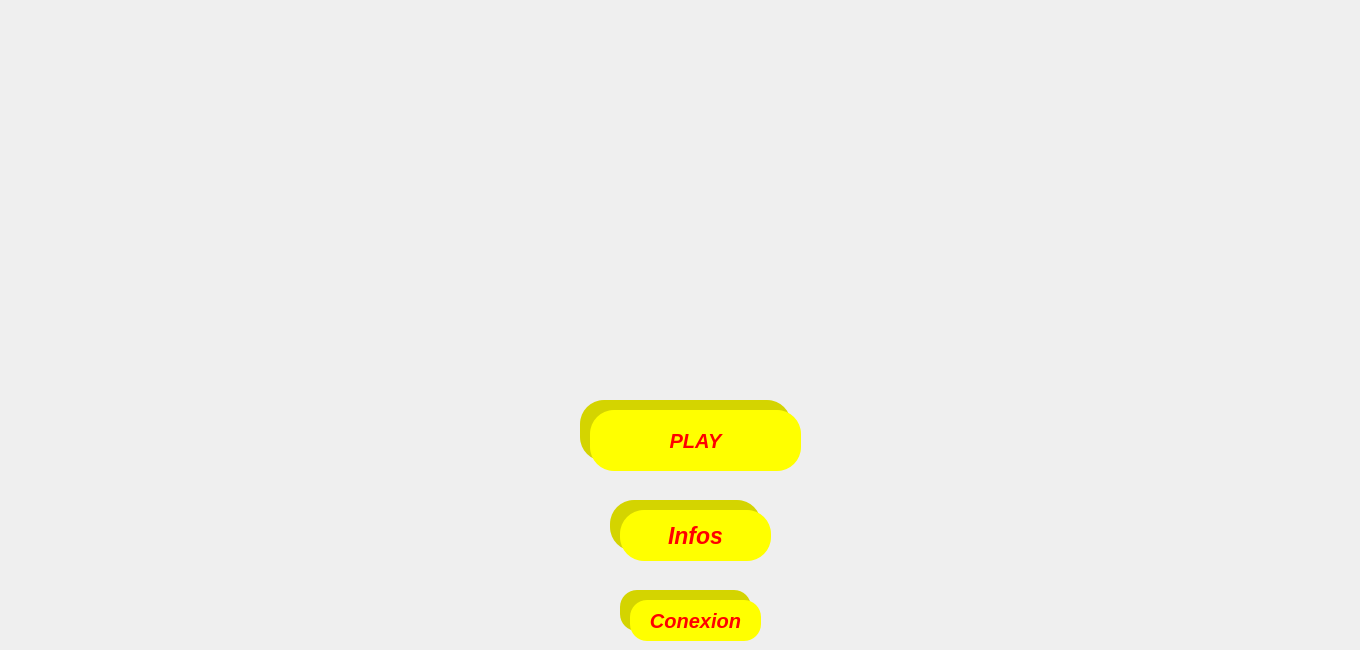
      <widget class="QWidget" name="page_2">
       <widget class="QPushButton" name="q1">
        <property name="geometry">
         <rect>
          <x>580</x>
          <y>400</y>
          <width>211</width>
          <height>61</height>
         </rect>
        </property>
        <property name="styleSheet">
         <string notr="true">
font: 10pt &quot;Snap ITC&quot;;
background-color: rgb(212, 212, 0);
border-radius:24px;
font-size:20px;
font-weight:800;
font-style:italic;
color:red;</string>
        </property>
        <property name="text">
         <string/>
        </property>
       </widget>
       <widget class="QPushButton" name="q5">
        <property name="geometry">
         <rect>
          <x>610</x>
          <y>500</y>
          <width>151</width>
          <height>51</height>
         </rect>
        </property>
        <property name="styleSheet">
         <string notr="true">
font: 80 17pt &quot;Script MT Bold&quot;;
background-color: rgb(212, 212, 0);
border-radius:24px;
font-size:23px;
font-weight:900;
font-style:italic;
color:red;</string>
        </property>
        <property name="text">
         <string/>
        </property>
       </widget>
       <widget class="QPushButton" name="q3">
        <property name="geometry">
         <rect>
          <x>620</x>
          <y>590</y>
          <width>131</width>
          <height>41</height>
         </rect>
        </property>
        <property name="styleSheet">
         <string notr="true">
font: 80 10pt &quot;Script MT Bold&quot;;
background-color: rgb(212, 212, 0);

border-radius:17px;
font-size:20px;
font-weight:900;
font-style:italic;
color:red;</string>
        </property>
        <property name="text">
         <string/>
        </property>
       </widget>
       <widget class="QPushButton" name="pushButton_4">
        <property name="geometry">
         <rect>
          <x>0</x>
          <y>0</y>
          <width>141</width>
          <height>91</height>
         </rect>
        </property>
        <property name="styleSheet">
         <string notr="true">background-image: url(:/images/gauche-removebg-preview.png);
border:none;
background-repeat:no-repeat;
</string>
        </property>
        <property name="text">
         <string/>
        </property>
       </widget>
       <widget class="QPushButton" name="pushButton_11">
        <property name="geometry">
         <rect>
          <x>1250</x>
          <y>400</y>
          <width>75</width>
          <height>71</height>
         </rect>
        </property>
        <property name="styleSheet">
         <string notr="true">border:none;
background-image: url(:/images/para-removebg-preview.png);
background-repeat:no-repeat;</string>
        </property>
        <property name="text">
         <string/>
        </property>
       </widget>
       <widget class="QPushButton" name="pushButton_8">
        <property name="geometry">
         <rect>
          <x>1240</x>
          <y>550</y>
          <width>91</width>
          <height>91</height>
         </rect>
        </property>
        <property name="styleSheet">
         <string notr="true">background-image: url(:/images/bg_image-removebg-preview.png);
border:none;
background-repeat:no-repeat;
</string>
        </property>
        <property name="text">
         <string/>
        </property>
       </widget>
       <widget class="QPushButton" name="pushButton_7">
        <property name="geometry">
         <rect>
          <x>1240</x>
          <y>470</y>
          <width>91</width>
          <height>71</height>
         </rect>
        </property>
        <property name="styleSheet">
         <string notr="true">border:none;
background-image: url(:/images/son-removebg-preview.png);
background-repeat:no-repeat;</string>
        </property>
        <property name="text">
         <string/>
        </property>
       </widget>
       <widget class="QLabel" name="label_29">
        <property name="geometry">
         <rect>
          <x>470</x>
          <y>20</y>
          <width>81</width>
          <height>121</height>
         </rect>
        </property>
        <property name="text">
         <string/>
        </property>
        <property name="pixmap">
         <pixmap>../../Pictures/Screenshots/jeux  de carte/07.gif</pixmap>
        </property>
        <property name="scaledContents">
         <bool>true</bool>
        </property>
       </widget>
       <widget class="QLabel" name="label_57">
        <property name="geometry">
         <rect>
          <x>860</x>
          <y>40</y>
          <width>91</width>
          <height>111</height>
         </rect>
        </property>
        <property name="text">
         <string/>
        </property>
       </widget>
       <widget class="QLabel" name="label_58">
        <property name="geometry">
         <rect>
          <x>500</x>
          <y>80</y>
          <width>81</width>
          <height>121</height>
         </rect>
        </property>
        <property name="text">
         <string/>
        </property>
        <property name="pixmap">
         <pixmap resource="image.qrc">:/images/24.gif</pixmap>
        </property>
        <property name="scaledContents">
         <bool>true</bool>
        </property>
       </widget>
       <widget class="QLabel" name="label_59">
        <property name="geometry">
         <rect>
          <x>540</x>
          <y>150</y>
          <width>81</width>
          <height>121</height>
         </rect>
        </property>
        <property name="text">
         <string/>
        </property>
        <property name="pixmap">
         <pixmap resource="image.qrc">:/images/13.gif</pixmap>
        </property>
        <property name="scaledContents">
         <bool>true</bool>
        </property>
       </widget>
       <widget class="QLabel" name="label_62">
        <property name="geometry">
         <rect>
          <x>580</x>
          <y>210</y>
          <width>81</width>
          <height>121</height>
         </rect>
        </property>
        <property name="text">
         <string/>
        </property>
        <property name="pixmap">
         <pixmap>../../Pictures/Screenshots/jeux  de carte/02.gif</pixmap>
        </property>
        <property name="scaledContents">
         <bool>true</bool>
        </property>
       </widget>
       <widget class="QLabel" name="label_56">
        <property name="geometry">
         <rect>
          <x>800</x>
          <y>20</y>
          <width>81</width>
          <height>121</height>
         </rect>
        </property>
        <property name="text">
         <string/>
        </property>
        <property name="pixmap">
         <pixmap resource="image.qrc">:/images/29.gif</pixmap>
        </property>
        <property name="scaledContents">
         <bool>true</bool>
        </property>
       </widget>
       <widget class="QLabel" name="label_64">
        <property name="geometry">
         <rect>
          <x>770</x>
          <y>80</y>
          <width>81</width>
          <height>121</height>
         </rect>
        </property>
        <property name="text">
         <string/>
        </property>
        <property name="pixmap">
         <pixmap resource="image.qrc">:/images/7.gif</pixmap>
        </property>
        <property name="scaledContents">
         <bool>true</bool>
        </property>
       </widget>
       <widget class="QLabel" name="label_65">
        <property name="geometry">
         <rect>
          <x>740</x>
          <y>160</y>
          <width>81</width>
          <height>121</height>
         </rect>
        </property>
        <property name="text">
         <string/>
        </property>
        <property name="pixmap">
         <pixmap resource="image.qrc">:/images/35.gif</pixmap>
        </property>
        <property name="scaledContents">
         <bool>true</bool>
        </property>
       </widget>
       <widget class="QLabel" name="label_60">
        <property name="geometry">
         <rect>
          <x>710</x>
          <y>210</y>
          <width>81</width>
          <height>121</height>
         </rect>
        </property>
        <property name="text">
         <string/>
        </property>
        <property name="pixmap">
         <pixmap resource="image.qrc">:/images/21.gif</pixmap>
        </property>
        <property name="scaledContents">
         <bool>true</bool>
        </property>
       </widget>
       <widget class="QLabel" name="label_63">
        <property name="geometry">
         <rect>
          <x>640</x>
          <y>250</y>
          <width>81</width>
          <height>121</height>
         </rect>
        </property>
        <property name="text">
         <string/>
        </property>
        <property name="pixmap">
         <pixmap resource="image.qrc">:/images/1.gif</pixmap>
        </property>
        <property name="scaledContents">
         <bool>true</bool>
        </property>
       </widget>
       <widget class="QPushButton" name="pushButton_15">
        <property name="geometry">
         <rect>
          <x>1260</x>
          <y>10</y>
          <width>91</width>
          <height>91</height>
         </rect>
        </property>
        <property name="styleSheet">
         <string notr="true">background-image: url(:/images/crois.png);
border:none;
background-repeat:no-repeat;</string>
        </property>
        <property name="text">
         <string/>
        </property>
       </widget>
       <widget class="QPushButton" name="q">
        <property name="geometry">
         <rect>
          <x>590</x>
          <y>410</y>
          <width>211</width>
          <height>61</height>
         </rect>
        </property>
        <property name="styleSheet">
         <string notr="true">background-color:yellow;

font: 10pt &quot;Snap ITC&quot;;

border-radius:24px;
font-size:20px;
font-weight:800;
font-style:italic;
color:red;</string>
        </property>
        <property name="text">
         <string>PLAY</string>
        </property>
       </widget>
       <widget class="QPushButton" name="pushButton_5">
        <property name="geometry">
         <rect>
          <x>620</x>
          <y>510</y>
          <width>151</width>
          <height>51</height>
         </rect>
        </property>
        <property name="styleSheet">
         <string notr="true">
font: 10pt &quot;Snap ITC&quot;;
background-color:yellow;
border-radius:24px;
font-size:23px;
font-weight:900;
font-style:italic;
color:red;</string>
        </property>
        <property name="text">
         <string>Infos</string>
        </property>
       </widget>
       <widget class="QPushButton" name="pushButton_3">
        <property name="geometry">
         <rect>
          <x>630</x>
          <y>600</y>
          <width>131</width>
          <height>41</height>
         </rect>
        </property>
        <property name="styleSheet">
         <string notr="true">
font: 10pt &quot;Snap ITC&quot;;
background-color:yellow;
border-radius:17px;
font-size:20px;
font-weight:900;
font-style:italic;
color:red;</string>
        </property>
        <property name="text">
         <string>Conexion</string>
        </property>
       </widget>
      </widget>
